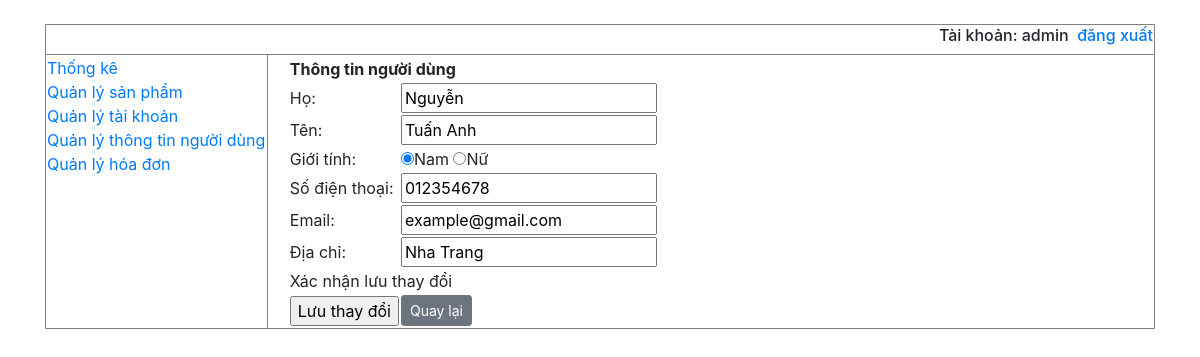
Page /QLDA/admin?chucnang=sua_nguoidung&manguoidung=3&maquyen=sttu (signed in) on the committed database.
### tables this page shows
CREATE TABLE `thongtinnguoidung` (
  `IDNguoiDung` int(11) NOT NULL,
  `Ho` varchar(50) NOT NULL,
  `Ten` varchar(50) NOT NULL,
  `GioiTinh` tinyint(1) NOT NULL,
  `SDT` varchar(11) NOT NULL,
  `Email` varchar(100) NOT NULL,
  `DiaChi` varchar(500) NOT NULL,
  `TenTK` varchar(20) DEFAULT NULL
);

### QLDA/Admin/HienThi/nguoidung/suathongtinnguoidung.php (the view, shortened to what this page needs)
<?php
	$idnguoidung = isset($_GET['manguoidung']) ? $_GET['manguoidung'] : -1;
	if ($idnguoidung!='') {
			$sql = "SELECT * FROM thongtinnguoidung WHERE IDNguoiDung='".$idnguoidung."'";
			$res = mysqli_query($conn,$sql);
			if ($res) {
				$rows = mysqli_fetch_array($res);
			}
	}
?>
<form action="" method="post">
<table style="margin-left: 20px">
	<tr>
		<th colspan="2">Thông tin người dùng</th>
	</tr>
	<tr>
		<td>Họ:</td>
		<td>
			<input type="text" name="ho" value="<?php echo $rows['Ho'] ?>" required placeholder="Họ">
		</td>
	</tr>
	<tr>
		<td>Tên:</td>
		<td>
			<input type="text" name="ten" value="<?php echo $rows['Ten'] ?>" required placeholder="Tên">
		</td>
	</tr>
	<tr>
		<td>Giới tính:</td>
		<td>
			<input type="radio" name="gioitinh" value="1" <?php if($rows['GioiTinh']==1) echo "checked"; ?> checked>Nam
			<input type="radio" name="gioitinh" value="0" <?php if($rows['GioiTinh']==0) echo "checked"; ?>>Nữ
		</td>
	</tr>
	<tr>
		<td>Số điện thoại:</td>
		<td><input type="text" name="sdt" value="<?php echo $rows['SDT'] ?>" required placeholder="09xxxxxxxx"></td>
	</tr>
	<tr>
		<td>Email:</td>
		<td><input type="email" name="email" value="<?php echo $rows['Email'] ?>" required placeholder="abc@mail.com"></td>
	</tr>
	<tr>
		<td>Địa chỉ:</td>
		<td><input type="text" name="diachi" value="<?php echo $rows['DiaChi'] ?>" placeholder="Địa chỉ" required></td>
	</tr>
	<tr>
		<td colspan="2">Xác nhận lưu thay đổi</td>
	</tr>
	<tr>
		<td><input type="submit" name="luu_thay_doi_ttu" value="Lưu thay đổi"></td>
		<td>
			<input type="submit" name="huyxoa" value="Quay lại" class="btn btn-sm btn-secondary">
		</td>
	</tr>
</table>

### rows in the picture
thongtinnguoidung: ho "Nguyễn", ten "Tuấn Anh", GioiTinh "☑", sdt "012354678", email "example@gmail.com", diachi "Nha Trang"

### other values in the picture
$_SESSION['username'] "admin"
